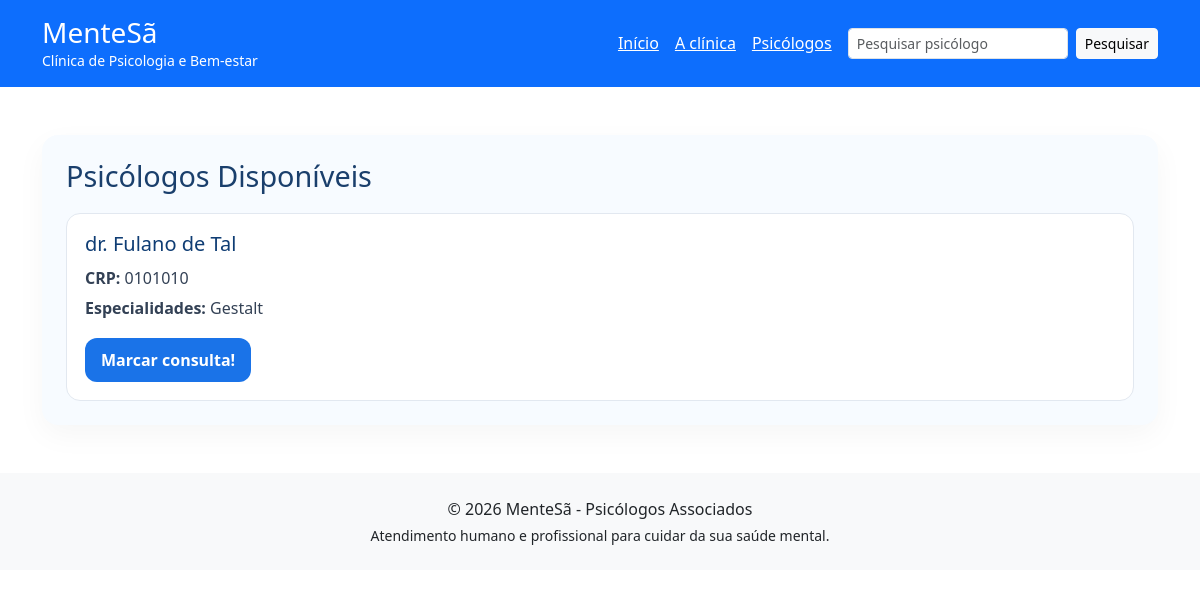
Before: /psicologos/ with the older database file.
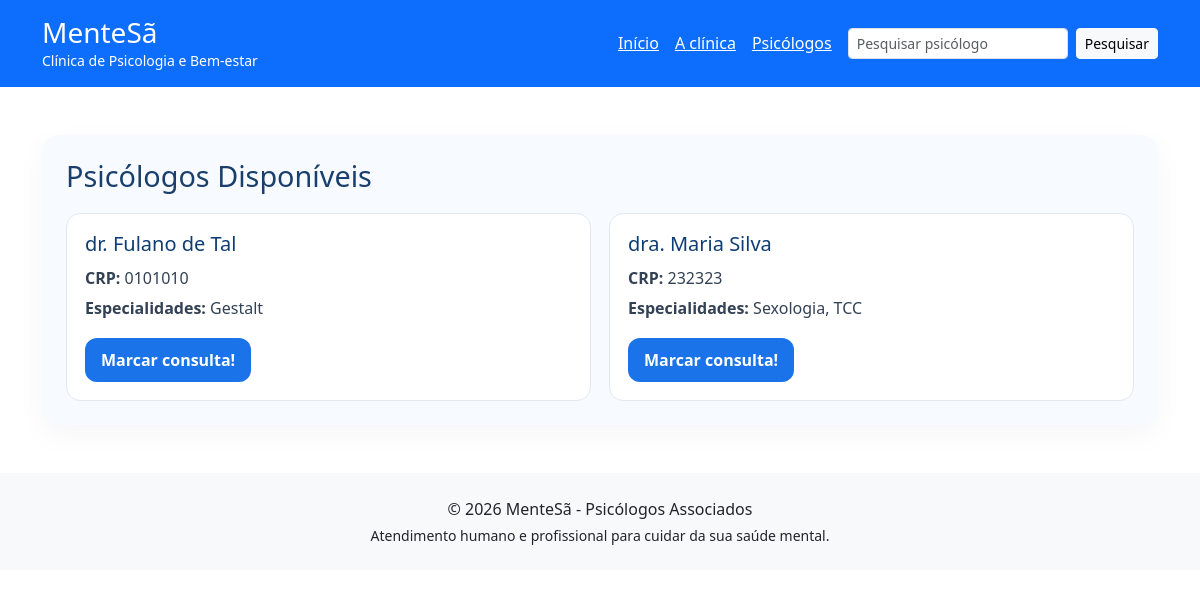
After: the same page with the newer database file.
### main/models.py (models this page shows, shortened)
class Psicologo(models.Model):
    crp = models.CharField(max_length=10)
    nome = models.CharField(max_length=25)
    email = models.EmailField()
    especialidades = models.ManyToManyField(Especialidade)

class Especialidade(models.Model):
    nome = models.CharField(max_length=50)
    def __str__(self):
        return self.nome

### main/views.py (the view)
class ListarPsicologosView(View):
    def get(self, request, *args, **kwargs):
        srv = PsicologoService()
        psicologos = srv.recupera_psicologos()
        contexto = {'psis': psicologos}
        return render(request, 'main/psicologos.html', contexto)

### main/services.py (called while the page is built)
    def recupera_psicologos(self):
        return Psicologo.objects.all()

### main/templates/main/psicologos.html (shortened to what this page needs)
{% extends 'base.html' %}
{% block conteudo %}
  <section class="psychologists-list">
    <header>
      <h2>Psicólogos Disponíveis</h2>
    </header>
    {% if psis %}
      <ul class="psychologists">
        {% for psicologo in psis %}
          <li class="psychologist-card">
            <h2>{{ psicologo.nome }}</h2>
            {% if psicologo.crp %}
              <p><strong>CRP:</strong> {{ psicologo.crp }}</p>
            {% endif %}
            {% if psicologo.especialidades.all %}
              <p><strong>Especialidades:</strong> {{ psicologo.especialidades.all|join:", " }}</p>
            {% endif %}
            <a class="button-link" href="{% url 'detalhar_psicologo' psicologo.id %}">Marcar consulta!</a>
          </li>
        {% endfor %}
      </ul>
    {% else %}
      <div class="no-results">
        <p>Nenhum psicólogo encontrado para essa busca.</p>
      </div>
    {% endif %}
  </section>
{% endblock %}

Changed rows visible on the page:
added Psicologo: nome "dra. Maria Silva", crp "232323", especialidades.all "Sexologia, TCC"
